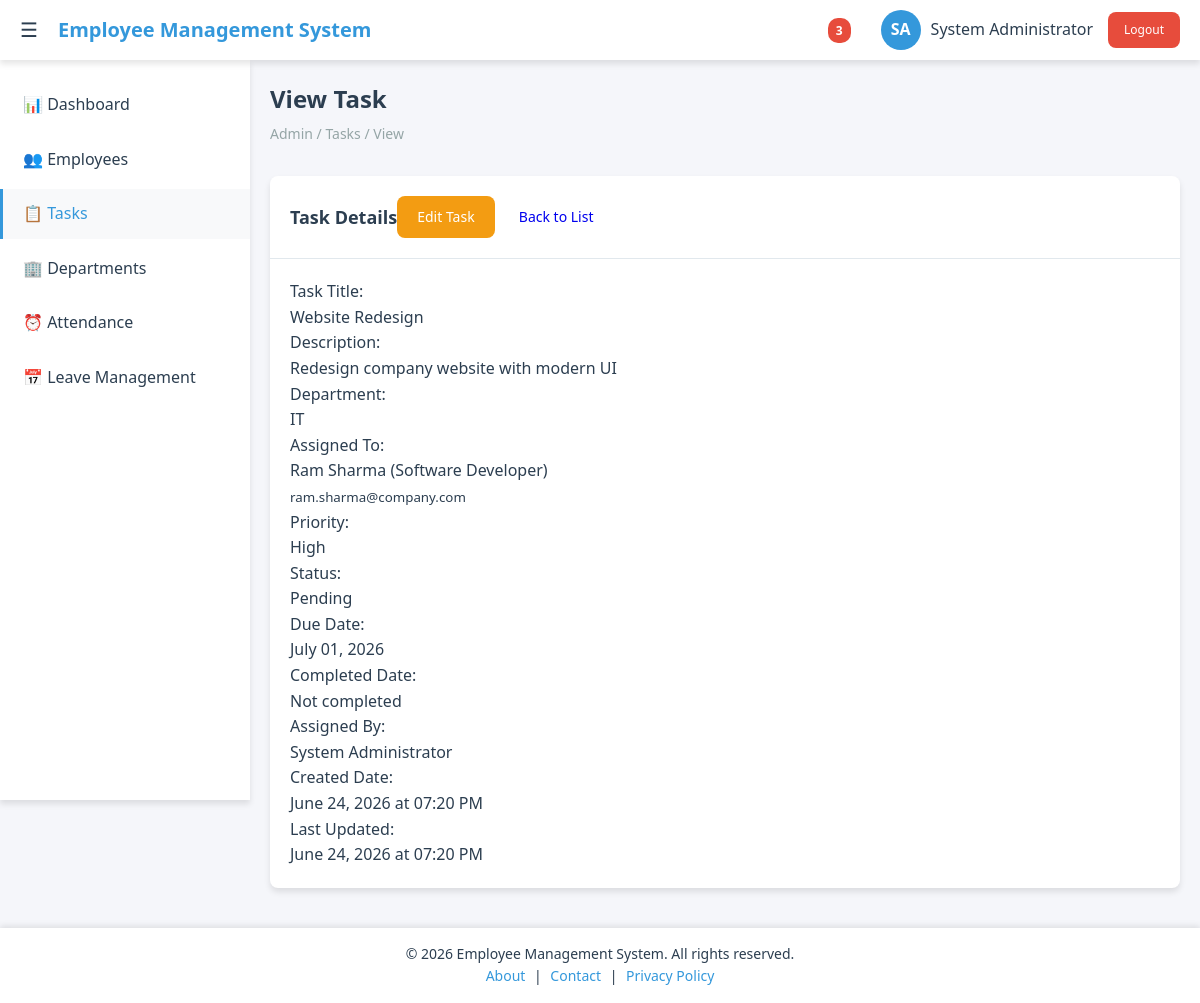
Page /admin/tasks/view.php?id=1 (signed in) on the committed database.
### tables this page shows
CREATE TABLE tasks (
    id INT PRIMARY KEY AUTO_INCREMENT,
    title VARCHAR(255) NOT NULL,
    description TEXT,
    assigned_to INT,
    assigned_by INT,
    department_id INT,
    priority ENUM('low', 'medium', 'high', 'urgent') DEFAULT 'medium',
    status ENUM('pending', 'in_progress', 'completed', 'cancelled') DEFAULT 'pending',
    due_date DATE,
    completed_date DATE,
    created_at TIMESTAMP DEFAULT CURRENT_TIMESTAMP,
    updated_at TIMESTAMP DEFAULT CURRENT_TIMESTAMP ON UPDATE CURRENT_TIMESTAMP,
    FOREIGN KEY (assigned_to) REFERENCES users(id),
    FOREIGN KEY (assigned_by) REFERENCES users(id),
    FOREIGN KEY (department_id) REFERENCES departments(id)
);

CREATE TABLE departments (
    id INT PRIMARY KEY AUTO_INCREMENT,
    name VARCHAR(100) NOT NULL,
    description TEXT,
    manager_id INT,
    status ENUM('active', 'inactive') DEFAULT 'active',
    created_at TIMESTAMP DEFAULT CURRENT_TIMESTAMP
);

CREATE TABLE users (
    id INT PRIMARY KEY AUTO_INCREMENT,
    username VARCHAR(50) UNIQUE NOT NULL,
    email VARCHAR(100) UNIQUE NOT NULL,
    password VARCHAR(255) NOT NULL,
    first_name VARCHAR(50) NOT NULL,
    last_name VARCHAR(50) NOT NULL,
    role ENUM('admin', 'employee') DEFAULT 'employee',
    department_id INT,
    position VARCHAR(100),
    phone VARCHAR(20),
    hire_date DATE DEFAULT CURRENT_DATE,
    status ENUM('active', 'inactive') DEFAULT 'active',
    created_at TIMESTAMP DEFAULT CURRENT_TIMESTAMP,
    updated_at TIMESTAMP DEFAULT CURRENT_TIMESTAMP ON UPDATE CURRENT_TIMESTAMP
);

### config.php (called while the page is built, shortened)
<?php
$conn = new mysqli(DB_HOST, DB_USER, DB_PASS, DB_NAME);
$conn->set_charset("utf8mb4");
function sanitize($data) {
    global $conn;
    return mysqli_real_escape_string($conn, trim($data));
}
?>

### admin/tasks/view.php (the view, shortened to what this page needs)
<?php
include '../../config.php';
$task_id = sanitize($_GET['id']);
$sql = "SELECT t.*,
        u.first_name, u.last_name, u.email, u.position,
        d.name as department_name,
        ab.first_name as assigned_by_first, ab.last_name as assigned_by_last
        FROM tasks t
        LEFT JOIN users u ON t.assigned_to = u.id
        LEFT JOIN departments d ON t.department_id = d.id
        LEFT JOIN users ab ON t.assigned_by = ab.id
        WHERE t.id = ?";
$stmt = $conn->prepare($sql);
$stmt->bind_param("i", $task_id);
$stmt->execute();
$result = $stmt->get_result();
$task = $result->fetch_assoc();
?>
<!DOCTYPE html>
<html lang="en">
<head>
    <link rel="stylesheet" href="../../assets/css/style.css">
    <link rel="stylesheet" href="../../assets/css/admin.css">
</head>
<body>
    <?php include '../../includes/header.php'; ?>
    <?php include '../../includes/sidebar.php'; ?>
    <main class="main-content">
        <div class="page-header">
            <h1 class="page-title">View Task</h1>
            <div class="breadcrumb">Admin / Tasks / View</div>
        </div>
        <div class="card">
            <div class="card-header">
                <h2 class="card-title">Task Details</h2>
                <div>
                    <a href="edit.php?id=<?php echo $task['id']; ?>" class="btn btn-warning">Edit Task</a>
                    <a href="manage.php" class="btn">Back to List</a>
                </div>
            </div>
            <div class="card-body">
                <div class="task-details">
                    <div class="detail-row">
                        <div class="detail-label">Task Title:</div>
                        <div class="detail-value"><?php echo htmlspecialchars($task['title']); ?></div>
                    </div>
                    <div class="detail-row">
                        <div class="detail-label">Description:</div>
                        <div class="detail-value"><?php echo nl2br(htmlspecialchars($task['description'])); ?></div>
                    </div>
                    <div class="detail-row">
                        <div class="detail-label">Department:</div>
                        <div class="detail-value"><?php echo htmlspecialchars($task['department_name']); ?></div>
                    </div>
                    <div class="detail-row">
                        <div class="detail-label">Assigned To:</div>
                        <div class="detail-value">
                            <?php if ($task['assigned_to']): ?>
                                <?php echo htmlspecialchars($task['first_name'] . ' ' . $task['last_name']); ?>
                                (<?php echo htmlspecialchars($task['position']); ?>)
                                <br>
                                <small><?php echo htmlspecialchars($task['email']); ?></small>
                            <?php else: ?>
                                <span class="text-muted">Not assigned</span>
                            <?php endif; ?>
                        </div>
                    </div>
                    <div class="detail-row">
                        <div class="detail-label">Priority:</div>
                        <div class="detail-value">
                            <span class="badge priority-<?php echo $task['priority']; ?>">
                                <?php echo ucfirst($task['priority']); ?>
                            </span>
                        </div>
                    </div>
                    <div class="detail-row">
                        <div class="detail-label">Status:</div>
                        <div class="detail-value">
                            <span class="badge status-<?php echo $task['status']; ?>">
                                <?php echo ucfirst(str_replace('_', ' ', $task['status'])); ?>
                            </span>
                        </div>
                    </div>
                    <div class="detail-row">
                        <div class="detail-label">Due Date:</div>
                        <div class="detail-value">
                            <?php echo date('F d, Y', strtotime($task['due_date'])); ?>
                        </div>
                    </div>
                    <div class="detail-row">
                        <div class="detail-label">Completed Date:</div>
                        <div class="detail-value">
                            <?php echo $task['completed_date'] ? date('F d, Y', strtotime($task['completed_date'])) : 'Not completed'; ?>
                        </div>
                    </div>
                    <div class="detail-row">
                        <div class="detail-label">Assigned By:</div>
                        <div class="detail-value">
                            <?php echo htmlspecialchars($task['assigned_by_first'] . ' ' . $task['assigned_by_last']); ?>
                        </div>
                    </div>
                    <div class="detail-row">
                        <div class="detail-label">Created Date:</div>
                        <div class="detail-value">
                            <?php echo date('F d, Y \a\t h:i A', strtotime($task['created_at'])); ?>
                        </div>
                    </div>
                    <div class="detail-row">
                        <div class="detail-label">Last Updated:</div>
                        <div class="detail-value">
                            <?php echo date('F d, Y \a\t h:i A', strtotime($task['updated_at'])); ?>
                        </div>
                    </div>
                </div>
            </div>
        </div>
    </main>
    <?php include '../../includes/footer.php'; ?>
</body>
</html>

### assets/css/style.css (style rules this page uses)
:root { --primary-color: #3498db; --primary-dark: #2980b9; --secondary-color: #2c3e50; --success-color: #27ae60; --warning-color: #f39c12; --danger-color: #e74c3c; --light-color: #ecf0f1; --dark-color: #34495e; --white: #ffffff; --gray: #95a5a6; --gray-light: #bdc3c7; --border-radius: 8px; --box-shadow: 0 4px 6px rgba(0, 0, 0, 0.1); --transition: all 0.3s ease; --sidebar-width: 250px; --header-height: 60px; }
* { margin: 0; padding: 0; box-sizing: border-box; }
body { font-family: 'Segoe UI', Tahoma, Geneva, Verdana, sans-serif; background-color: #f5f6fa; color: var(--secondary-color); line-height: 1.6; }
.main-content { margin-left: var(--sidebar-width); margin-top: var(--header-height); padding: 20px; transition: var(--transition); min-height: calc(100vh - var(--header-height)); }
.page-header { margin-bottom: 30px; }
.page-title { font-size: 24px; font-weight: 600; color: var(--secondary-color); margin-bottom: 5px; }
.breadcrumb { color: var(--gray); font-size: 14px; }
.card { background: var(--white); border-radius: var(--border-radius); box-shadow: var(--box-shadow); margin-bottom: 20px; transition: var(--transition); }
.card-header { padding: 20px; border-bottom: 1px solid #e1e8ed; display: flex; justify-content: between; align-items: center; }
.card-title { font-size: 18px; font-weight: 600; color: var(--secondary-color); }
.card-body { padding: 20px; }
.btn { display: inline-flex; align-items: center; gap: 8px; padding: 10px 20px; border: none; border-radius: var(--border-radius); font-size: 14px; font-weight: 500; cursor: pointer; transition: var(--transition); text-decoration: none; }
.btn-warning { background-color: var(--warning-color); color: var(--white); }
body { padding-top: 0; }

### includes/footer.php (style rules this page uses)
body, html { min-height: 100%; display: flex; flex-direction: column; }
.main-content { flex: 1 0 auto; }

### rows in the picture
tasks: title "Website Redesign", description "Redesign company website with modern UI", department.name "IT", assigned_to.last_name "Ram Sharma", assigned_to.position "Software Developer", assigned_to.email "ram.sharma@company.com", priority "High", status "Pending", due_date "July 01, 2026", assigned_by.last_name "System Administrator", created_at "June 24, 2026 at 07:20 PM", updated_at "June 24, 2026 at 07:20 PM"

### other values in the picture
$pending_count + $unassigned_count "3"
$_SESSION['first_name'] "System"
$_SESSION['last_name'] "Administrator"
